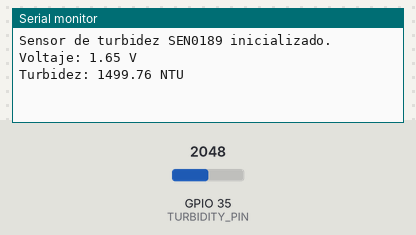
Simulated run of this sketch. Board: ESP32. Parts: the last lines printed to the serial monitor. The inputs (shaded band) are chosen by the test bench; at power-on: GPIO 35 (TURBIDITY_PIN) = 2048.

Above: at 2.2 s.
2.3 s: GPIO 35 (TURBIDITY_PIN) set to 2866
At 2.3 s:
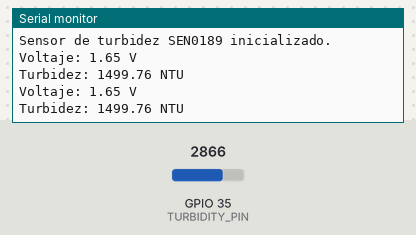
3.8 s: GPIO 35 (TURBIDITY_PIN) set to 3603
At 5.3 s:
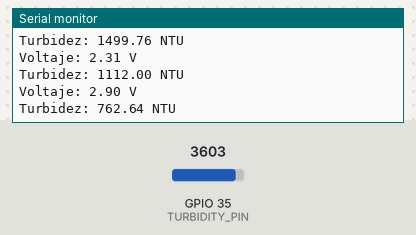
Timing chart, 0 to 6.8 s (numbered marks = the images above; inputs shaded):
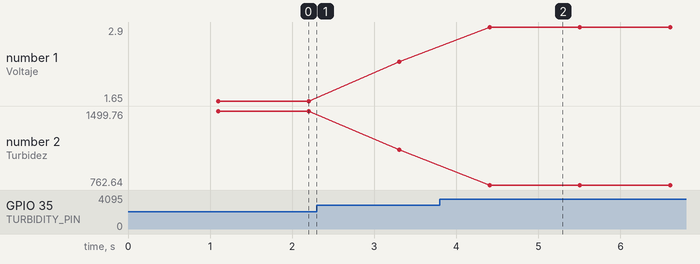

Measured:
- after the input at 3.8 s, the serial monitor: prints a new line after 0.61 s (image 2)
- plotted number 1: 1.65 → 2.31 after the input at 2.3 s, 2.31 → 2.9 after the input at 3.8 s
- plotted number 2: 1499.76 → 1112 after the input at 2.3 s, 1112 → 762.64 after the input at 3.8 s

The sketch:

ESP32_TV_Turbidez.ino
```cpp
#define TURBIDITY_PIN 35  // Pin ADC donde está conectado el sensor
#define SAMPLES 10        // Número de muestras para promediar

// Calibración (ajusta estos valores según tus condiciones)
const float clearWaterVoltage = 2.5; // Voltaje para agua clara (ajustar según la calibración)
const float maxTurbidityVoltage = 4.2; // Voltaje para máxima turbidez (ajustar según calibración)

// Función para mapear el voltaje a NTU (Nephelometric Turbidity Units)
float calculateNTU(float voltage) {
  // Ajustar estos valores a partir de la tabla del fabricante o la calibración
  float maxNTU = 1000.0;  // Rango máximo de NTU (puedes ajustarlo según tu calibración)
  return (1.0 - ((voltage - clearWaterVoltage) / (maxTurbidityVoltage - clearWaterVoltage))) * maxNTU;
}

void setup() {
  Serial.begin(115200);
  delay(1000);
  Serial.println("Sensor de turbidez SEN0189 inicializado.");
}

void loop() {
  int analogValue = 0;

  // Promediar lecturas para reducir el ruido
  for (int i = 0; i < SAMPLES; i++) {
    analogValue += analogRead(TURBIDITY_PIN);
    delay(10);
  }
  analogValue /= SAMPLES;

  // Convertir el valor analógico a voltaje
  float voltage = analogValue * 3.3 / 4095.0;  // ADC a 12 bits, referencia 3.3V

  // Calcular la turbidez en NTU
  float turbidity = calculateNTU(voltage);

  // Imprimir resultados
  Serial.print("Voltaje: ");
  Serial.print(voltage, 2);
  Serial.println(" V");

  Serial.print("Turbidez: ");
  Serial.print(turbidity, 2);
  Serial.println(" NTU");

  // Esperar antes de la próxima lectura
  delay(1000);
}
```
